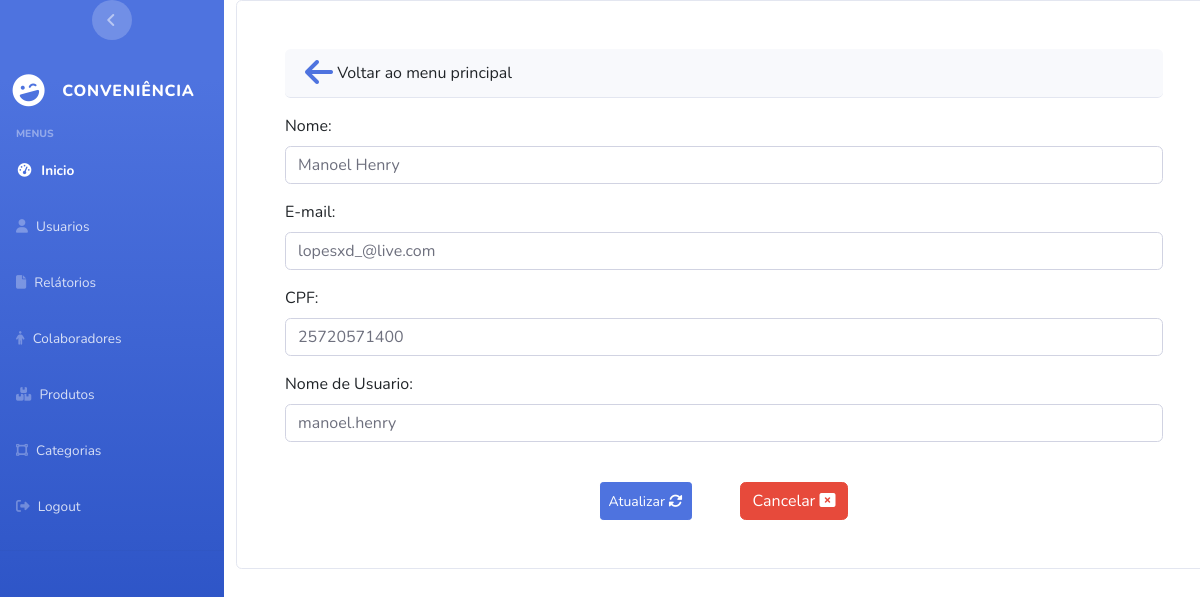
Page /collaborator/update_collaborator/43 (signed in) on the committed database.
### apps/Collaborator/models.py (models this page shows, shortened)
class Collaborator(models.Model):
    user = models.OneToOneField(User,on_delete=models.CASCADE)
    name = models.CharField(max_length=255,default="Nome Teste")
    cpf = models.CharField(unique=True, max_length=14,default="999.999.999-99")
    active = models.BooleanField(default=True)

### apps/User/models.py (models this page shows, shortened)
class User(AbstractUser):
     email = models.EmailField(unique=True)
     username = models.CharField(unique=True, max_length=255)

### apps/Collaborator/views.py (the view)
# urls.py: path('update_collaborator/<int:id>',views.update_collaborator, name='update_collaborator'),
@user_passes_test(lambda user: user.is_superuser or user.is_staff,login_url='user:page_not_found')
@login_required(login_url="login_system")
def update_collaborator(request,id):
    try:
        collaborator_selected = Collaborator.objects.get(id=id)
        form = updateWithoutPasswordForm(request.POST or None, instance=collaborator_selected)
        if request.method == "POST":
            if form.is_valid():
                cpf = form.cleaned_data['cpf']
                cpf = cpf.replace(".", "").replace(".", "").replace("-", "")
                collaborator_selected.cpf = cpf
                collaborator_selected.user.email = form.cleaned_data['email']
                collaborator_selected.user.username = form.cleaned_data['username']
                collaborator_selected.user.save()
                collaborator_selected.save()
                messages.success(request, "Atualizado com sucesso")
                return redirect('collaborator:main_menu_collaborator')
            else:
                messages.warning(request, "Dados Invalido")
        else:
            form.initial['email'] = collaborator_selected.user.email
            form.initial['username'] = collaborator_selected.user.username
    except (Exception,IntegrityError,Collaborator.DoesNotExist) as e:
        if 'username' in str(e):
            messages.error(request, "O nome de usuário já existe")
        elif 'cpf' in str(e):
            messages.error(request, "O CPF já está registrado")
        elif 'email' in str(e):
            messages.error(request, "O email já está registrado")
        else:
            print(f"Exceção no update do colaborador - {e}")
            messages.success(request, "Erro ao atualizar o colaborador")
    return render(request,'collaborator/update_collaborator.html',{'form':form})

### apps/Collaborator/forms.py
class updateWithoutPasswordForm(ModelForm):
    name = forms.CharField(widget=forms.TextInput(attrs={"placeholder": "Nome","class": "form-control"}),label="Nome")
    email = forms.EmailField(widget=forms.EmailInput(attrs={"placeholder": "Email","class": "form-control"}),label="E-mail")
    cpf = forms.CharField(widget=forms.TextInput(attrs={"placeholder": "CPF","class": "form-control","onchange":"validateCPF(this)"}),label="CPF")
    username = forms.CharField(widget=forms.TextInput(attrs={"placeholder": "Nome de Usuario","class": "form-control"}),label="Nome de Usuario")
    class Meta:
        model = Collaborator
        fields = ['name','email','cpf','username']

### templates/collaborator/update_collaborator.html (shortened to what this page needs)
{% extends 'base.html' %} {% block title %} Atualização de Colaboradores {% endblock %}
{% block stylesheets %}{% endblock stylesheets %} {% block content %}
<div class="card p-5">
  <div class="card-header rounded">
    <a href="{% url 'collaborator:main_menu_collaborator'%}">
        <i class="fa-sharp fa-solid fa-arrow-left fa-2xl"></i>
    </a>
    Voltar ao menu principal
  </div>
  <form method="post" class="mt-3">
    {{ form.as_p }}
    <br/>
    <div class="d-flex justify-content-center">
      <button type="submit" onclick="return confirm('Deseja Realmente Atualizar')"  class="btn btn-primary btn-sm"
        id="btn_update_collaborator">
              Atualizar
        <i class="fa-solid fa-rotate"></i>
      </button>
        <a href="{% url 'collaborator:main_menu_collaborator'%}" class="btn btn-danger ms-5">
          Cancelar
      <i class="fa-solid fa-rectangle-xmark"></i>
      </a>
    </div>
  </form>
</div>
{% endblock content %} {% block javascripts %}{% endblock javascripts %}

### rows in the picture
Collaborator: name "Manoel Henry", cpf "25720571400"
User: email "lopesxd_@live.com", username "manoel.henry"
